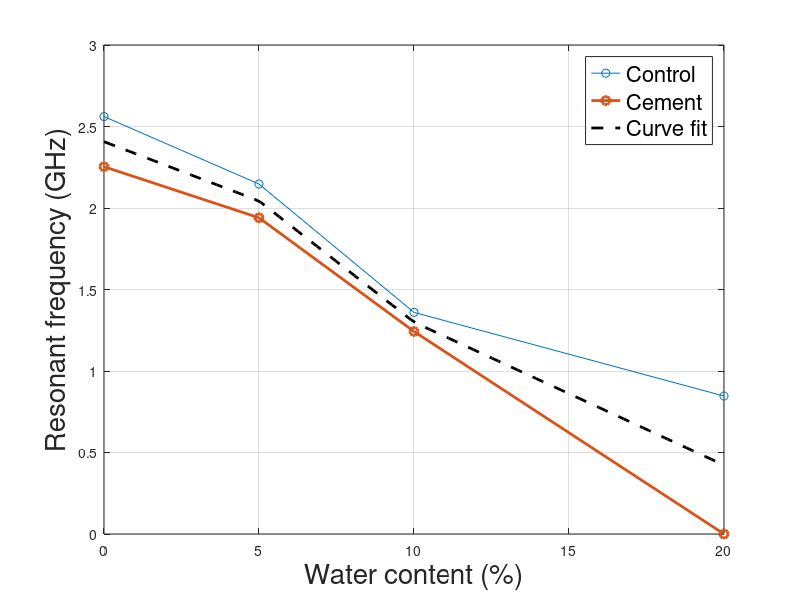

The MATLAB source for this figure:
x = [0 5 10 20];
control = [2.561,2.147,1.3595,0.8465];
cement = [2.25325,1.94,1.2424,0];

curve_fit = (control+cement)/2;

plot(x,control,'-o',x,cement,'-o','LineWidth',2);
grid on;
hold on;

x = linspace(0,0.2,100);
curve=zeros(1,length(x));

for i=1:length(x)
    if x(i) <= 0.05
        curve(i) = -7.27*x(i)+2.407;
    elseif x(i) <= 0.1
        curve(i) = -14.87*x(i)+2.787;
    else
        curve(i) = -8.767*x(i)+2.176;
    end
end

plot(x*100,curve,'--k','LineWidth',2);
xlabel("Water content (%)",'Fontsize',20);
ylabel("Resonant frequency (GHz)","Fontsize",20);

legend("Control","Cement","Curve fit",'FontSize',16);